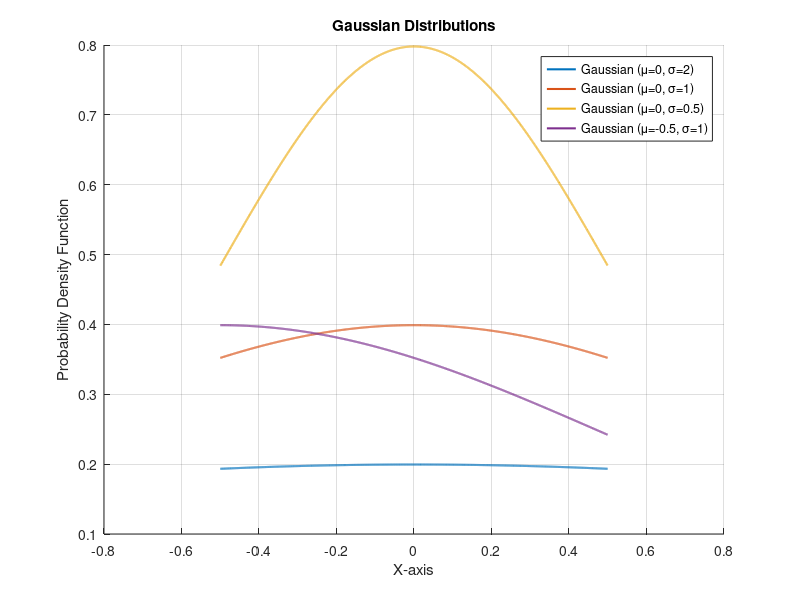

This figure's MATLAB source:
clc
clear all
close all

mu = 0;
x = rand(1, 5000) - 0.5;
x = sort(x);
sigma = 2;

eqn = (1/(sqrt(2*pi*sigma^2))) * exp(-(mu - x).^2/(2*sigma^2));
hold on;
plot(x, eqn, 'LineWidth', 1.5, 'DisplayName', 'Gaussian (\mu=0, \sigma=2)');

sigma2 = 1;
mu2 = 0;
eqn2 = (1/(sqrt(2*pi*sigma2^2))) * exp(-(mu2 - x).^2/(2*sigma2^2));
hold on;
plot(x, eqn2, 'LineWidth', 1.5, 'DisplayName', 'Gaussian (\mu=0, \sigma=1)');

sigma3 = 0.5;
mu3 = 0;
eqn3 = (1/(sqrt(2*pi*sigma3^2))) * exp(-(mu3 - x).^2/(2*sigma3^2));
plot(x, eqn3, 'LineWidth', 1.5, 'DisplayName', 'Gaussian (\mu=0, \sigma=0.5)');

sigma4 = 1;
mu4 = -0.5;
eqn4 = (1/(sqrt(2*pi*sigma4^2))) * exp(-(mu4 - x).^2/(2*sigma4^2));
yy = normpdf(x, eqn4);

plot(x, eqn4, 'LineWidth', 1.5, 'DisplayName', 'Gaussian (\mu=-0.5, \sigma=1)');

xlabel('X-axis');
ylabel('Probability Density Function');
title('Gaussian Distributions');
legend('show');
grid on;